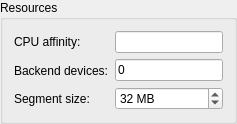
               <widget class="QGroupBox" name="groupBox_resources">
                <property name="title">
                 <string>Resources</string>
                </property>
                <layout class="QGridLayout" name="gridLayout_12">
                 <item row="0" column="0">
                  <layout class="QHBoxLayout" name="horizontalLayout_31">
                   <item>
                    <layout class="QVBoxLayout" name="verticalLayout_26">
                     <item>
                      <widget class="QLabel" name="label_cpu_affinity">
                       <property name="text">
                        <string>CPU affinity:</string>
                       </property>
                      </widget>
                     </item>
                     <item>
                      <widget class="QLabel" name="label_devices">
                       <property name="text">
                        <string>Backend devices:</string>
                       </property>
                      </widget>
                     </item>
                     <item>
                      <widget class="QLabel" name="label_segment">
                       <property name="text">
                        <string>Segment size:</string>
                       </property>
                      </widget>
                     </item>
                    </layout>
                   </item>
                   <item>
                    <layout class="QVBoxLayout" name="verticalLayout_27">
                     <item>
                      <widget class="QLineEdit" name="lineEdit_cpu_affinity">
                       <property name="toolTip">
                        <string>locks to CPU devices, seperate with comma</string>
                       </property>
                      </widget>
                     </item>
                     <item>
                      <widget class="QLineEdit" name="lineEdit_devices">
                       <property name="toolTip">
                        <string>devices to use, seperate with comma</string>
                       </property>
                       <property name="text">
                        <string>0</string>
                       </property>
                      </widget>
                     </item>
                     <item>
                      <widget class="QSpinBox" name="spinBox_segment">
                       <property name="sizePolicy">
                        <sizepolicy hsizetype="Preferred" vsizetype="Fixed">
                         <horstretch>0</horstretch>
                         <verstretch>0</verstretch>
                        </sizepolicy>
                       </property>
                       <property name="suffix">
                        <string> MB</string>
                       </property>
                       <property name="minimum">
                        <number>1</number>
                       </property>
                       <property name="maximum">
                        <number>1024</number>
                       </property>
                       <property name="value">
                        <number>32</number>
                       </property>
                      </widget>
                     </item>
                    </layout>
                   </item>
                  </layout>
                 </item>
                </layout>
               </widget>
